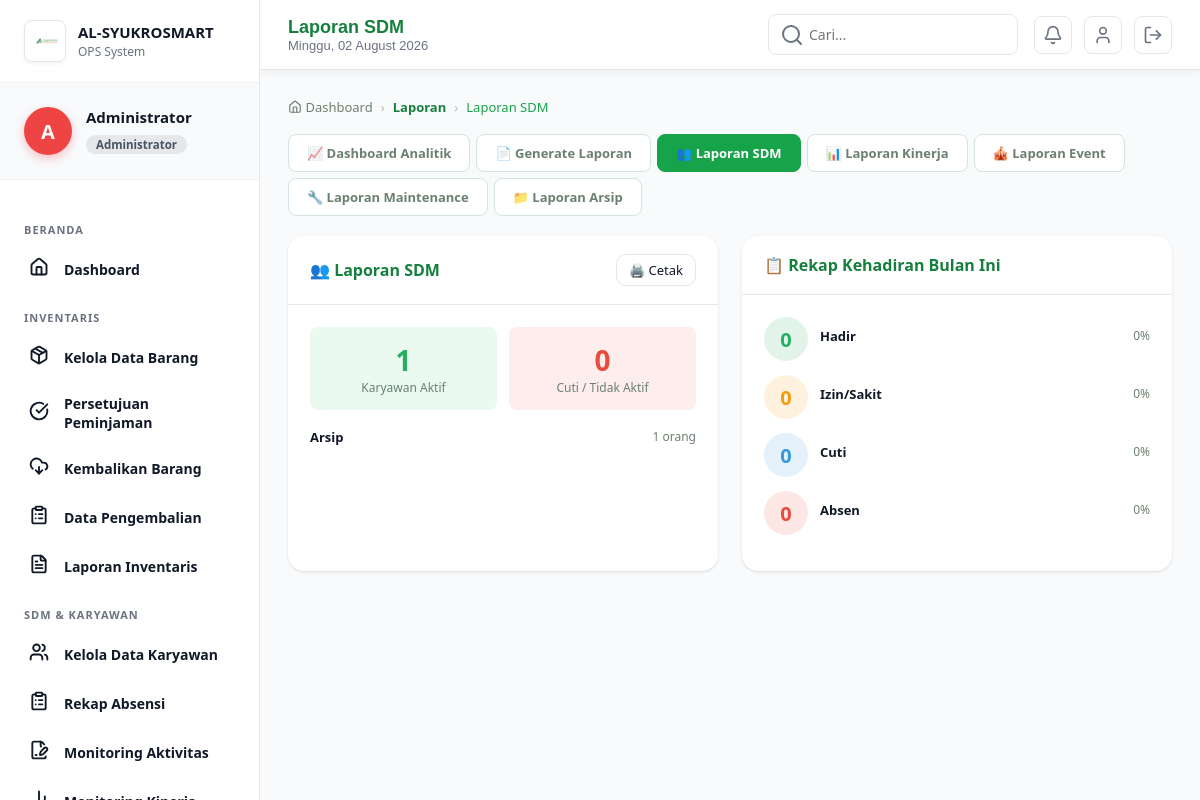
The app's page /dashboard.php?mod=laporan&sub=laporan_sdm (signed in) with its own data.
### tables this page shows
CREATE TABLE `users` (
  `id` int(11) NOT NULL,
  `name` varchar(100) NOT NULL,
  `username` varchar(50) NOT NULL,
  `email` varchar(100) NOT NULL,
  `password` varchar(255) NOT NULL,
  `role` varchar(50) NOT NULL,
  `unit` varchar(50) DEFAULT NULL,
  `created_at` date DEFAULT NULL
);

CREATE TABLE `karyawan` (
  `id` int(11) NOT NULL,
  `nip` varchar(50) NOT NULL,
  `nama` varchar(100) NOT NULL,
  `jabatan` varchar(100) DEFAULT NULL,
  `unit` varchar(50) DEFAULT NULL,
  `email` varchar(100) DEFAULT NULL,
  `telp` varchar(50) DEFAULT NULL,
  `status` varchar(50) DEFAULT NULL,
  `tgl_bergabung` date DEFAULT NULL,
  `kehadiran` int(11) DEFAULT 100,
  `kinerja` int(11) DEFAULT 90
);

### config/auth.php (called while the page is built, shortened)
<?php
require_once __DIR__ . '/database.php';
function isLoggedIn() {
    return isset($_SESSION['user_id']);
}
function getCurrentUser() {
    global $conn;
    $stmt = $conn->prepare("SELECT * FROM users WHERE id=?");
    $stmt->bind_param("i", $_SESSION['user_id']);
    $stmt->execute();
    return $stmt->get_result()->fetch_assoc();
}
function getRoleName($role) {
    $roles = [
        'admin' => 'Administrator',
        'staff' => 'Staff',
        'karyawan' => 'Karyawan',
        'admin_hr' => 'Admin HR',
        'eo' => 'Event Organizer',
        'admin_fasilitas' => 'Admin Fasilitas',
        'teknisi' => 'Teknisi',
        'manager' => 'Manager/Pimpinan',
        'admin_arsip' => 'Admin Arsip'
    ];
    return $roles[$role] ?? $role;
}

### pages/laporan.php (the view, shortened to what this page needs)
<?php
$inv  = $conn->query("SELECT * FROM inventory")->fetch_all(MYSQLI_ASSOC);
$kryw = $conn->query("SELECT * FROM karyawan")->fetch_all(MYSQLI_ASSOC);
$evs  = $conn->query("SELECT * FROM event")->fetch_all(MYSQLI_ASSOC);
$mnt  = $conn->query("SELECT * FROM maintenance")->fetch_all(MYSQLI_ASSOC);
$arsip= $conn->query("SELECT * FROM arsip")->fetch_all(MYSQLI_ASSOC);
$abs  = $conn->query("SELECT * FROM absensi")->fetch_all(MYSQLI_ASSOC);
$sub = $_GET['sub'] ?? '';
?>
<div class="tab-nav-bar">
<?php if (in_array($role,['admin','manager'])): ?>
    <a href="?mod=laporan&sub=dashboard_analitik" class="tab-link <?= $sub==='dashboard_analitik'?'active':'' ?>">📈 Dashboard Analitik</a>
    <a href="?mod=laporan&sub=generate_laporan"   class="tab-link <?= $sub==='generate_laporan'?'active':'' ?>">📄 Generate Laporan</a>
<?php endif; ?>
<?php if (in_array($role,['admin','admin_hr'])): ?>
    <a href="?mod=laporan&sub=laporan_sdm"     class="tab-link <?= $sub==='laporan_sdm'?'active':'' ?>">👥 Laporan SDM</a>
    <a href="?mod=laporan&sub=laporan_kinerja" class="tab-link <?= $sub==='laporan_kinerja'?'active':'' ?>">📊 Laporan Kinerja</a>
<?php endif; ?>
<?php if (in_array($role,['admin','eo','manager'])): ?>
    <a href="?mod=laporan&sub=laporan_event" class="tab-link <?= $sub==='laporan_event'?'active':'' ?>">🎪 Laporan Event</a>
<?php endif; ?>
<?php if (in_array($role,['admin','admin_fasilitas','teknisi','manager'])): ?>
    <a href="?mod=laporan&sub=laporan_maint" class="tab-link <?= $sub==='laporan_maint'?'active':'' ?>">🔧 Laporan Maintenance</a>
<?php endif; ?>
<?php if (in_array($role,['admin','admin_arsip','manager'])): ?>
    <a href="?mod=laporan&sub=laporan_arsip" class="tab-link <?= $sub==='laporan_arsip'?'active':'' ?>">📁 Laporan Arsip</a>
<?php endif; ?>
</div>
<?php
if ($sub === 'dashboard_analitik'): ?>
<div class="stats-grid">
    <div class="stat-card c-blue"><div class="stat-icon c-blue">📦</div>
        <div class="stat-info"><h3><?= count($inv) ?></h3><p>Total Inventaris</p>
            <div class="stat-change up">▲ <?= round(count(array_filter($inv,fn($i)=>$i['status']==='tersedia'))/count($inv)*100) ?>% tersedia</div>
        </div>
    </div>
    <div class="stat-card c-green"><div class="stat-icon c-green">👥</div>
        <div class="stat-info"><h3><?= count($kryw) ?></h3><p>Total Karyawan Aktif</p>
            <div class="stat-change up">▲ <?= round(count(array_filter($abs,fn($a)=>$a['status']==='hadir'))/max(1,count($abs))*100) ?>% kehadiran</div>
        </div>
    </div>
    <div class="stat-card c-purple"><div class="stat-icon c-purple">🎪</div>
        <div class="stat-info"><h3><?= count($evs) ?></h3><p>Total Event</p>
            <div class="stat-change up">▲ <?= count(array_filter($evs,fn($e)=>$e['status']==='selesai')) ?> selesai</div>
        </div>
    </div>
    <div class="stat-card c-teal"><div class="stat-icon c-teal">📊</div>
        <div class="stat-info"><h3>87%</h3><p>Efisiensi Operasional</p>
            <div class="stat-change up">▲ +5% dari bulan lalu</div>
        </div>
    </div>
</div>
<div class="grid-2">
    <div class="card">
        <div class="card-header"><div class="card-title">📊 Performa per Modul</div></div>
        <div class="card-body">
            <?php
            $modPerf=[
                ['📦 Inventaris',round(count(array_filter($inv,fn($i)=>$i['status']==='tersedia'))/max(1,count($inv))*100),'#2980b9','Ketersediaan barang'],
                ['👥 SDM',round(count(array_filter($abs,fn($a)=>$a['status']==='hadir'))/max(1,count($abs))*100),'#27ae60','Tingkat kehadiran'],
                ['🎪 Event',round(count(array_filter($evs,fn($e)=>$e['status']==='selesai'))/max(1,count($evs))*100),'#9b59b6','Event selesai'],
                ['🔧 Fasilitas',round(count(array_filter($mnt,fn($m)=>$m['kondisi']==='baik'))/max(1,count($mnt))*100),'#e67e22','Kondisi baik'],
                ['📁 Arsip',min(100,round(count($arsip)/20*100)),'#5a7a64','Volume dokumen'],
            ];
            foreach($modPerf as $mp): ?>
            <div style="margin-bottom:18px;">
                <div class="flex justify-between" style="margin-bottom:6px;">
                    <span style="font-size:14px;font-weight:600;"><?= $mp[0] ?></span>
                    <span style="font-size:13px;font-weight:700;color:<?= $mp[2] ?>;"><?= $mp[1] ?>%</span>
                </div>
                <div class="progress-bar"><div class="progress-fill" style="width:<?= $mp[1] ?>%;background:<?= $mp[2] ?>;"></div></div>
                <div style="font-size:11px;color:#6b8070;margin-top:3px;"><?= $mp[3] ?></div>
            </div>
            <?php endforeach; ?>
        </div>
    </div>
    <div class="card">
        <div class="card-header"><div class="card-title">⚡ Ringkasan Cepat</div></div>
        <div class="card-body" style="padding:0;">
            <?php
            $summaries=[
                ['Total barang dalam gudang','#eaf4fb',count($inv),'📦'],
                ['Peminjaman aktif saat ini','#fff8e1',count(array_filter($conn->query("SELECT * FROM peminjaman")->fetch_all(MYSQLI_ASSOC),fn($p)=>$p['status']==='dipinjam')),'🔄'],
                ['Karyawan hadir hari ini','#eafaf1',count(array_filter($abs,fn($a)=>$a['status']==='hadir')),'✅'],
                ['Event dalam persiapan','#f4ecf7',count(array_filter($evs,fn($e)=>$e['status']==='persiapan')),'🎪'],
                ['Fasilitas perlu perbaikan','#fdedec',count(array_filter($mnt,fn($m)=>$m['kondisi']!=='baik')),'⚠️'],
                ['Total dokumen arsip','#f0f5f2',count($arsip),'📁'],
            ];
            foreach($summaries as $s): ?>
            <div style="display:flex;align-items:center;justify-content:space-between;padding:12px 20px;border-bottom:1px solid #e8f0eb;background:<?= $s[1] ?>;">
                <span style="font-size:14px;"><?= $s[3] ?> <?= $s[0] ?></span>
                <strong style="font-size:20px;"><?= $s[2] ?></strong>
            </div>
            <?php endforeach; ?>
        </div>
    </div>
</div>
<?php
elseif ($sub === 'laporan_sdm'): ?>
<div class="grid-2">
    <div class="card">
        <div class="card-header"><div class="card-title">👥 Laporan SDM</div>
            <a href="print.php?type=karyawan" target="_blank" class="btn btn-outline btn-sm">🖨️ Cetak</a>
        </div>
        <div class="card-body">
            <div style="display:grid;grid-template-columns:1fr 1fr;gap:12px;margin-bottom:18px;">
                <?php $aktif=count(array_filter($kryw,fn($k)=>$k['status']==='aktif')); ?>
                <div style="background:#eafaf1;border-radius:8px;padding:14px;text-align:center;">
                    <div style="font-size:28px;font-weight:800;color:#27ae60;"><?= $aktif ?></div>
                    <div style="font-size:12px;color:#6b8070;">Karyawan Aktif</div>
                </div>
                <div style="background:#fdedec;border-radius:8px;padding:14px;text-align:center;">
                    <div style="font-size:28px;font-weight:800;color:#e74c3c;"><?= count($kryw)-$aktif ?></div>
                    <div style="font-size:12px;color:#6b8070;">Cuti / Tidak Aktif</div>
                </div>
            </div>
            <?php $units=[]; foreach($kryw as $k) $units[$k['unit']]=($units[$k['unit']]??0)+1; arsort($units);
            foreach($units as $u=>$j): $p=round($j/count($kryw)*100); ?>
            <div style="margin-bottom:14px;">
                <div class="flex justify-between" style="margin-bottom:5px;"><span style="font-size:13px;font-weight:600;"><?= $u ?></span><span style="font-size:12px;color:#6b8070;"><?= $j ?> orang</span></div>
            </div>
            <?php endforeach; ?>
        </div>
    </div>
    <div class="card">
        <div class="card-header"><div class="card-title">📋 Rekap Kehadiran Bulan Ini</div></div>
        <div class="card-body">
            <?php
            $hd=count(array_filter($abs,fn($a)=>$a['status']==='hadir'));
            $iz=count(array_filter($abs,fn($a)=>in_array($a['status'],['izin','sakit'])));
            $ct=count(array_filter($abs,fn($a)=>$a['status']==='cuti'));
            $ab=count($abs)-$hd-$iz-$ct;
            $total=max(1,count($abs));
            $kehadiran=[['Hadir',$hd,$total,'#27ae60'],['Izin/Sakit',$iz,$total,'#f39c12'],['Cuti',$ct,$total,'#3498db'],['Absen',$ab,$total,'#e74c3c']];
            foreach($kehadiran as $kh): $p=round($kh[1]/$kh[2]*100); ?>
            <div style="display:flex;align-items:center;gap:12px;margin-bottom:14px;">
                <div style="width:44px;height:44px;border-radius:50%;background:<?= $kh[3] ?>22;display:flex;align-items:center;justify-content:center;font-size:20px;font-weight:800;color:<?= $kh[3] ?>;"><?= $kh[1] ?></div>
                <div style="flex:1;">
                    <div class="flex justify-between" style="margin-bottom:4px;"><span style="font-size:13px;font-weight:600;"><?= $kh[0] ?></span><span style="font-size:12px;color:#6b8070;"><?= $p ?>%</span></div>
                </div>
            </div>
            <?php endforeach; ?>
        </div>
    </div>
</div>
<?php
endif; ?>

### config/sidebar.php (shortened to what this page needs)
<?php
$user        = getCurrentUser();
$role        = $user['role']      ?? 'staff';
$roleName    = getRoleName($role);
$userInitial = strtoupper(substr($user['name'] ?? 'U', 0, 1));
$mod         = $_GET['mod']  ?? '';
$sub         = $_GET['sub']  ?? '';
function sideNavItem($href, $icon, $label, $activeMod, $curMod, $curSub = '', $activeSub = '', $badge = 0, $badgeId = '') {
    $isActive = ($curMod === $activeMod && ($activeSub === '' || $curSub === $activeSub));
    $cls      = $isActive ? 'nav-item active' : 'nav-item';
    $style = ($badge > 0) ? '' : 'display:none;';
    $idAttr = $badgeId ? " id='$badgeId'" : '';
    $bdg = ($badge > 0 || $badgeId) ? "<span class='nav-badge'$idAttr style='$style'>" . ($badge > 0 ? $badge : '') . "</span>" : '';
    return "<a href='$href' class='$cls'><span class='nav-icon'><i data-lucide='$icon' style='width:20px;height:20px;stroke-width:2.25px;'></i></span> $label $bdg</a>";
}
function sideSection($label) {
    return "<div class='nav-section-label'>$label</div>";
}
?>
<?php
global $conn;
$pendingPeminjamanCount = 0;
if (isset($conn)) {
    $resPjm = $conn->query("SELECT COUNT(*) as cnt FROM peminjaman WHERE status='pending'");
    if ($resPjm) $pendingPeminjamanCount = (int)$resPjm->fetch_assoc()['cnt'];
}
?>
<aside class="sidebar">
    <div class="sidebar-header" style="border-bottom: 1px solid #f0f0f0; padding: 20px 24px;">
        <div class="sidebar-brand" style="display:flex; align-items:center; gap:12px;">
            <div class="logo-icon" style="background: white; border: 1px solid #e5e7eb; border-radius: 8px; width: 42px; height: 42px; display: flex; align-items: center; justify-content: center; box-shadow: 0 2px 4px rgba(0,0,0,0.05); flex-shrink: 0;">
                <img src="logo.png" alt="Logo" style="height:20px; width:auto; display:block; object-fit:contain;">
            </div>
            <div class="logo-text">
                <strong style="display:block; font-size:15px; color:#111827; font-weight:800; line-height:1.2;">AL-SYUKROSMART</strong>
                <span style="display:block; font-size:12px; color:#6B7280; margin-top:2px;">OPS System</span>
            </div>
        </div>
    </div>
    <div class="sidebar-user" style="padding: 24px 24px; display: flex; align-items: center; gap: 14px; background: #f8fafc; border-bottom: 1px solid #f0f0f0; margin-bottom: 10px;">
        <div class="user-avatar" style="width: 48px; height: 48px; font-size: 20px; background: #EF4444; color: white; border-radius: 50%; display: flex; align-items: center; justify-content: center; font-weight: bold; box-shadow: 0 4px 10px rgba(239, 68, 68, 0.3); flex-shrink: 0;">
            <?= $userInitial ?>
        </div>
        <div class="user-info">
            <strong style="display: block; font-size: 15px; color: #111827; font-weight: 700; margin-bottom: 4px;"><?= htmlspecialchars($user['name'] ?? 'User') ?></strong>
            <span style="display: inline-block; font-size: 11.5px; color: #4B5563; background: #E5E7EB; padding: 2px 10px; border-radius: 12px; font-weight: 600;"><?= $roleName ?></span>
        </div>
    </div>
    <nav class="sidebar-nav">
        <?= sideSection('Beranda') ?>
        <?= sideNavItem('dashboard.php', 'home', 'Dashboard', '', $mod) ?>
        <?php if ($role === 'admin'): ?>
        <?= sideSection('Inventaris') ?>
        <?= sideNavItem('dashboard.php?mod=inventory&sub=barang',     'package', 'Kelola Data Barang',       'inventory', $mod, $sub, 'barang') ?>
        <?= sideNavItem('dashboard.php?mod=inventory&sub=approval',   'check-circle', 'Persetujuan Peminjaman',   'inventory', $mod, $sub, 'approval', $pendingPeminjamanCount, 'badge-peminjaman') ?>
        <?= sideNavItem('dashboard.php?mod=inventory&sub=kembali',    'download-cloud', 'Kembalikan Barang',      'inventory', $mod, $sub, 'kembali') ?>
        <?= sideNavItem('dashboard.php?mod=inventory&sub=riwayat',    'clipboard-list', 'Data Pengembalian',        'inventory', $mod, $sub, 'riwayat') ?>
        <?= sideNavItem('dashboard.php?mod=inventory&sub=laporan_inv','file-text', 'Laporan Inventaris',       'inventory', $mod, $sub, 'laporan_inv') ?>
        <?= sideSection('SDM & Karyawan') ?>
        <?= sideNavItem('dashboard.php?mod=karyawan&sub=data_karyawan',       'users','Kelola Data Karyawan',  'karyawan',$mod,$sub,'data_karyawan') ?>
        <?= sideNavItem('dashboard.php?mod=karyawan&sub=rekap_absensi',       'clipboard-list','Rekap Absensi',          'karyawan',$mod,$sub,'rekap_absensi') ?>
        <?= sideNavItem('dashboard.php?mod=karyawan&sub=monitoring_aktivitas','file-signature','Monitoring Aktivitas',   'karyawan',$mod,$sub,'monitoring_aktivitas') ?>
        <?= sideNavItem('dashboard.php?mod=karyawan&sub=monitoring_kinerja',  'bar-chart-2','Monitoring Kinerja',     'karyawan',$mod,$sub,'monitoring_kinerja') ?>
        <?php endif; ?>
    </nav>
</aside>

### records on screen
users: name "A", name "Administrator", role "Administrator"
karyawan: status "1", count($kryw)-$aktif "0"

### other values on screen
$label "BERANDA INVENTARIS SDM & KARYAWAN"
$label "Dashboard Kelola Data Barang Persetujuan Peminjaman Kembalikan Barang Data Pengembalian Laporan Inventaris Kelola Data Karyawan Rekap Absensi Monitoring Aktivitas"
$pageTitle "Laporan SDM"
$ml[$mod] "Laporan"
$subTitles[$sub] "Laporan SDM"
$u "Arsip"
$j "1"
$kh[1] "0"
$kh[0] "Hadir"
$p "0"
$kh[0] "Izin/Sakit"
$kh[0] "Cuti"
$kh[0] "Absen"
